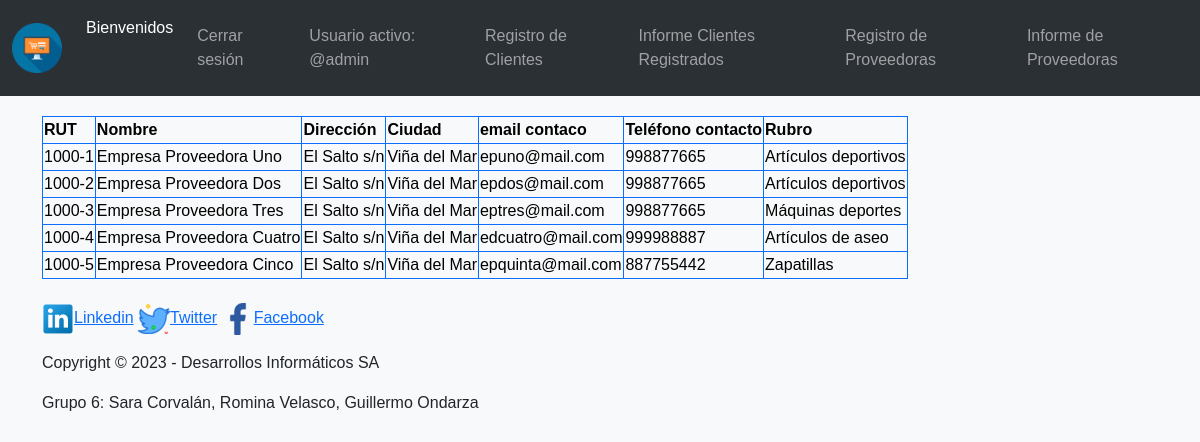
The app's page /salida_empresas/ (signed in) with its own data.
### aplicacion/models.py (models this page shows, shortened)
class Proveedores(models.Model):
    rut_empresa = models.CharField(max_length=10, unique=True)
    nombre_empresa = models.CharField(max_length=40)
    direccion_empresa = models.CharField(max_length=60)
    ciudad_empresa = models.CharField(max_length=30)
    email_empresa = models.EmailField(max_length=40)
    fono_empresa = models.CharField(max_length=12)
    rubro_empresa = models.CharField(max_length=50)

### aplicacion/views.py (the view)
# urls.py: path('salida_empresas/', informeProveedores, name = 'salida_empresas'),
@login_required
def informeProveedores(request):
    proveedores = Proveedores.objects.all()
    return render(request, 'salida_empresas.html', {'proveedores': proveedores})

### aplicacion/templates/salida_empresas.html
{% extends 'base.html' %}
{% load static %}
{% block content %}
{% load crispy_forms_tags %}
    <div class="container">
      <h3>Informe Empresas Proveedoras</h3>
      <br>
        <table class="table-secondary table-bordered border-primary">
            <thead>
              <tr>
                <th scope="col">RUT </th>
                <th scope="col">Nombre </th>
                <th scope="col">Dirección </th>
                <th scope="col">Ciudad</th>
                <th scope="col">email contaco</th>
                <th scope="col">Teléfono contacto</th>
                <th scope="col">Rubro</th>
              </tr>
            </thead>
            <tbody class="usuarios">
            {% for p in proveedores %}
              <tr>
                <td>{{p.rut_empresa}}</td>
                <td>{{p.nombre_empresa}}</td>
                <td>{{p.direccion_empresa}}</td>
                <td>{{p.ciudad_empresa}}</td>
                <td>{{p.email_empresa}}</td>
                <td>{{p.fono_empresa}}</td>
                <td>{{p.rubro_empresa}}</td>
              </tr>
            {% endfor %}
            </tbody>
        </table>
    </div>
{% endblock %}

### aplicacion/templates/base.html (shortened to what this page needs)
{% load static %}
<!DOCTYPE html>
<html lang="en">
<head>
    <link href="https://cdn.jsdelivr.net/npm/bootstrap@5.3.0-alpha3/dist/css/bootstrap.min.css" rel="stylesheet">
    <link rel="stylesheet" href="{% static 'assets/estilos/estilos.css' %} ">
</head>
<body >
  {% load crispy_forms_tags %}
   <header class="container">
    <nav class="navbar navbar-expand-lg bg-body-tertiary fixed-top" data-bs-theme="dark" >
      <div class="container-fluid">
        <a class="navbar-brand" {% if user.is_authenticated %} href="{% url 'vista_comercial' %}"{% endif %}  ><img src="{% static 'assets/imagenes/logo.png' %}" class="logo" alt="" ></a>
        <div class="collapse navbar-collapse" id="navbarNav">
          <ul class="navbar-nav">
            <li class="nav-item">
              <a class="nav-link active" aria-current="page" href="{% url 'index' %}">Bienvenidos</a>
            </li>
            {% if user.is_authenticated %}
            <li class="nav-link"><a class="nav-link" href="{% url 'logout' %}">Cerrar sesión</a></li>
            <li class="nav-link"><a class="nav-link" href="#">Usuario activo: @{{ user.username}}</a></li>
            <li class="nav-link"><a class="nav-link" href="{% url 'registro_clientes' %}">Registro de Clientes</a></li>
            <li class="nav-link"><a class="nav-link" href="{% url 'salida_clientes' %}">Informe Clientes Registrados</a></li>
            <li class="nav-link"><a class="nav-link" href="{% url 'registro_empresa' %}">Registro de Proveedoras</a></li>
            <li class="nav-link"><a class="nav-link" href="{% url 'salida_empresas' %}">Informe de Proveedoras</a></li>
            {% else %}
            <li class="nav-link"><a class="nav-link" href="{% url 'login' %}">Iniciar sesión</a></li>
            <li class="nav-link"><a class="nav-link" href="{% url 'registro' %}">Registro usuarios</a></li>
            {% endif %}
          </ul>
        </div>
      </div>
    </nav>
  </header>
   {% block content %}
   {% endblock %}
  </body>
  <br>
  <div class="container">
  <footer >
    <div>
      <p id="pie">
        <a href="https://www.linkedin.com/sharing/share-offsite/?url=[url]"><img id="pie-img" src="{% static 'assets/imagenes/linkedin_socialnetwork_17441.png' %}" alt="Linkedin">Linkedin</a>
        <a href="https://twitter.com/intent/tweet?text=[text]&url=[url]&hashtags=[hashtag]"><img id="pie-img" src="{% static 'assets/imagenes/twiter.png' %}">Twitter</a>
        <a href="https://www.facebook.com/sharer/sharer.php?u=https://espai.es"><img id="pie-img" src="{% static 'assets/imagenes/facebook_logo_icon_229298.png' %}" alt="Facebook">Facebook</a>
      </p>
      <p>Copyright &copy; 2023 - Desarrollos Informáticos SA</p>
      <p>Grupo 6: Sara Corvalán, Romina Velasco, Guillermo Ondarza</p>
    </div>
  </footer>
</div>
</html>

### aplicacion/static/assets/estilos/estilos.css (style rules this page uses)
.logo { width:50px; height:50px; float: left; }
body { background-color: #f8f9fa; font-family: 'Ubuntu', sans-serif; padding-top: 50px; }
footer { background-color: #f8f9fa; bottom: 0; width: 100%; }

### records on screen
Proveedores: rut_empresa "1000-1", nombre_empresa "Empresa Proveedora Uno", direccion_empresa "El Salto s/n", ciudad_empresa "Viña del Mar", email_empresa "epuno@mail.com", fono_empresa "998877665", rubro_empresa "Artículos deportivos"
Proveedores: rut_empresa "1000-2", nombre_empresa "Empresa Proveedora Dos", direccion_empresa "El Salto s/n", ciudad_empresa "Viña del Mar", email_empresa "epdos@mail.com", fono_empresa "998877665", rubro_empresa "Artículos deportivos"
Proveedores: rut_empresa "1000-3", nombre_empresa "Empresa Proveedora Tres", direccion_empresa "El Salto s/n", ciudad_empresa "Viña del Mar", email_empresa "eptres@mail.com", fono_empresa "998877665", rubro_empresa "Máquinas deportes"
Proveedores: rut_empresa "1000-4", nombre_empresa "Empresa Proveedora Cuatro", direccion_empresa "El Salto s/n", ciudad_empresa "Viña del Mar", email_empresa "edcuatro@mail.com", fono_empresa "999988887", rubro_empresa "Artículos de aseo"
Proveedores: rut_empresa "1000-5", nombre_empresa "Empresa Proveedora Cinco", direccion_empresa "El Salto s/n", ciudad_empresa "Viña del Mar", email_empresa "epquinta@mail.com", fono_empresa "887755442", rubro_empresa "Zapatillas"

### other values on screen
{{ user.username }} "admin"
